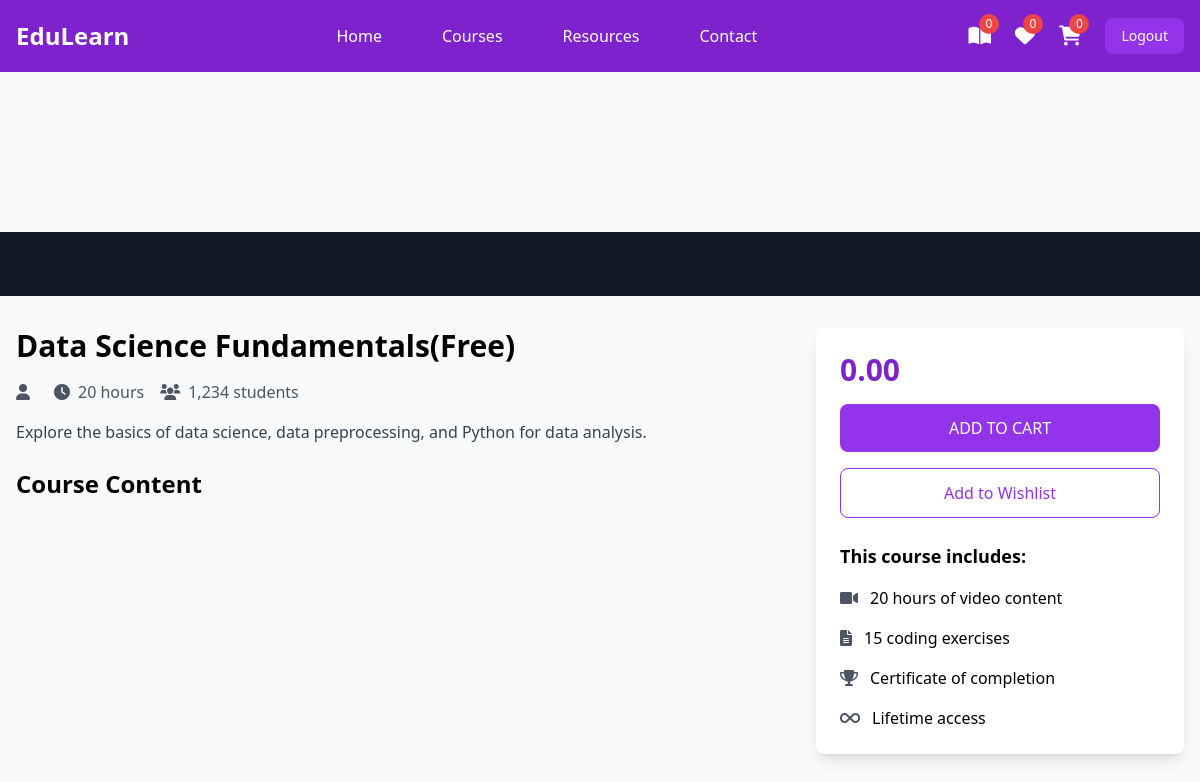
The page /student/courses/1/ (signed in) on the database its author committed.
### instructor/models.py (models this page shows, shortened)
class User(AbstractUser):
    ROLE_CHOICES =(
        ("instructor","Instructor"),
        ("student","Student")
    )
    role=models.CharField(max_length=20,choices=ROLE_CHOICES,default="student")

class Course(models.Model):
    title=models.CharField(max_length=200)
    description=models.TextField()
    price=models.DecimalField(decimal_places=2,max_digits=7)
    owner=models.ForeignKey(User,on_delete=models.SET_NULL,related_name="courses",null=True)
    is_free=models.BooleanField(default=False)
    picture=models.ImageField(upload_to="courseimages",null=True,blank=True,default="courseimages/default.png")
    thumbnail=EmbedVideoField()
    category_objects=models.ManyToManyField(Category)
    created_at=models.DateTimeField(auto_now_add=True)
    updated_at=models.DateTimeField(auto_now=True)

### student/views.py (the view)
# urls.py: path('courses/<int:pk>/',views.CourseDetailView.as_view(),name="course-detail"),
@method_decorator(signin_required,name="dispatch")
class CourseDetailView(View):
    def get(self,request,*args,**kwargs):
        id=kwargs.get("pk")
        course_instance=Course.objects.get(id=id)
        return render(request,"course_detail.html",{"course":course_instance})

### student/context_processors.py (called while the page is built)
def course_context(request):
    count=0
    if request.user.is_authenticated:
        orders=request.user.purchase.filter(is_paid=True)
        count=len([c for o in orders for c in o.course_objects.all()])
    return{"count":count}

### student/templates/course_detail.html (shortened to what this page needs)
{%extends 'base.html'%}
{% load embed_video_tags %}
{%block main_block%}
<div class="pt-20">
    <div class="bg-gray-900 w-full">
        <div class="max-w-screen-xl mx-auto px-4 py-8">
        </div>
    </div>
    <div class="max-w-screen-xl mx-auto px-4 py-8 grid grid-cols-1 lg:grid-cols-3 gap-8">
        <div class="lg:col-span-2">
            <h1 class="text-3xl font-bold mb-4">{{course.title}}</h1>
            <div class="flex items-center mb-4 text-gray-600">
                <span class="mr-4"><i class="fas fa-user mr-2"></i>{{course.owner.first_name}} {{course.owner.last_name}}</span>
                <span class="mr-4"><i class="fas fa-clock mr-2"></i>20 hours</span>
                <span><i class="fas fa-users mr-2"></i>1,234 students</span>
            </div>
            <p class="text-gray-700 mb-6">{{course.description}}</p>
            <div class="space-y-4">
                <h2 class="text-2xl font-bold mb-4">Course Content</h2>
            </div>
        </div>
        <div class="lg:col-span-1">
            <div class="bg-white p-6 rounded-lg shadow-lg sticky top-24">
                <div class="text-3xl font-bold mb-4 text-purple-700">{{course.price}}</div>
                <a href="{%url 'add-to-cart' course.id%}">
                    <button class="w-full bg-purple-600 text-white py-3 rounded-lg mb-4 hover:bg-purple-700 transition duration-300">
                        ADD TO CART
                    </button>
                </a>
                <button class="w-full border border-purple-600 text-purple-600 py-3 rounded-lg mb-6 hover:bg-purple-50 transition duration-300">
                    Add to Wishlist
                </button>
                <div class="space-y-4">
                    <h3 class="font-bold text-lg">This course includes:</h3>
                    <div class="flex items-center">
                        <i class="fas fa-video mr-3 text-gray-600"></i>
                        <span>20 hours of video content</span>
                    </div>
                    <div class="flex items-center">
                        <i class="fas fa-file-alt mr-3 text-gray-600"></i>
                        <span>15 coding exercises</span>
                    </div>
                    <div class="flex items-center">
                        <i class="fas fa-trophy mr-3 text-gray-600"></i>
                        <span>Certificate of completion</span>
                    </div>
                    <div class="flex items-center">
                        <i class="fas fa-infinity mr-3 text-gray-600"></i>
                        <span>Lifetime access</span>
                    </div>
                </div>
            </div>
        </div>
    </div>
</div>
{%endblock%}

### student/templates/base.html (shortened to what this page needs)
<!DOCTYPE html>
<html lang="en">
<head>
    <script src="https://cdn.tailwindcss.com"></script>
    <link href="https://cdnjs.cloudflare.com/ajax/libs/font-awesome/6.0.0/css/all.min.css" rel="stylesheet">
</head>
<body class="bg-gray-50">
    <nav class="bg-purple-700 fixed w-full z-20 top-0 left-0 sticky">
        <div class="max-w-screen-xl flex flex-wrap items-center justify-between mx-auto p-4">
            <a href="#" class="flex items-center">
                <span class="self-center text-2xl font-semibold text-white">EduLearn</span>
            </a>
            <div class="items-center justify-between hidden w-full md:flex md:w-auto md:order-1">
                <ul class="flex flex-col p-4 md:p-0 mt-4 font-medium md:flex-row md:space-x-8 md:mt-0">
                    <li><a href="{%url 'index'%}" class="block py-2 pl-3 pr-4 text-white hover:text-purple-200">Home</a></li>
                    <li><a href="{%url 'mycourses'%}" class="block py-2 pl-3 pr-4 text-white hover:text-purple-200">Courses</a></li>
                    <li><a href="#" class="block py-2 pl-3 pr-4 text-white hover:text-purple-200">Resources</a></li>
                    <li><a href="#" class="block py-2 pl-3 pr-4 text-white hover:text-purple-200">Contact</a></li>
                </ul>
            </div>
            <div class="flex items-center space-x-6 md:order-2">
                <div class="relative group">
                    <a href="{%url 'mycourses'%}" class="text-white hover:text-purple-200">
                        <i class="fas fa-book-open text-xl"></i>
                        <span class="absolute -top-2 -right-2 bg-red-500 text-white text-xs rounded-full h-5 w-5 flex items-center justify-center">{{count}}</span>
                    </a>
                </div>
                <div class="relative group">
                    <a href="#" class="text-white hover:text-purple-200">
                        <i class="fas fa-heart text-xl"></i>
                        <span class="absolute -top-2 -right-2 bg-red-500 text-white text-xs rounded-full h-5 w-5 flex items-center justify-center">0</span>
                    </a>
                </div>
                <div class="relative group">
                    <a href="{%url 'cart-summary'%}" class="text-white hover:text-purple-200">
                        <i class="fas fa-shopping-cart text-xl"></i>
                        <span class="absolute -top-2 -right-2 bg-red-500 text-white text-xs rounded-full h-5 w-5 flex items-center justify-center">{{request.user.basket.all.count}}</span>
                    </a>
                </div>
                <a href="{%url 'signout'%}"><button class="text-white bg-purple-600 hover:bg-purple-800 focus:ring-4 focus:outline-none focus:ring-purple-300 font-medium rounded-lg text-sm px-4 py-2 text-center">Logout</button></a>
            </div>
        </div>
    </nav>
<div class="mt-20">
    {%block main_block%}
    {%endblock%}
</div>
</body>
</html>

### rows shown on the page
User: user.basket.all.count "0"
Course: title "Data Science Fundamentals(Free)", description "Explore the basics of data science, data preprocessing, and Python for data analysis.", price "0.00"

### other values the page prints
{{ count }} "0"
